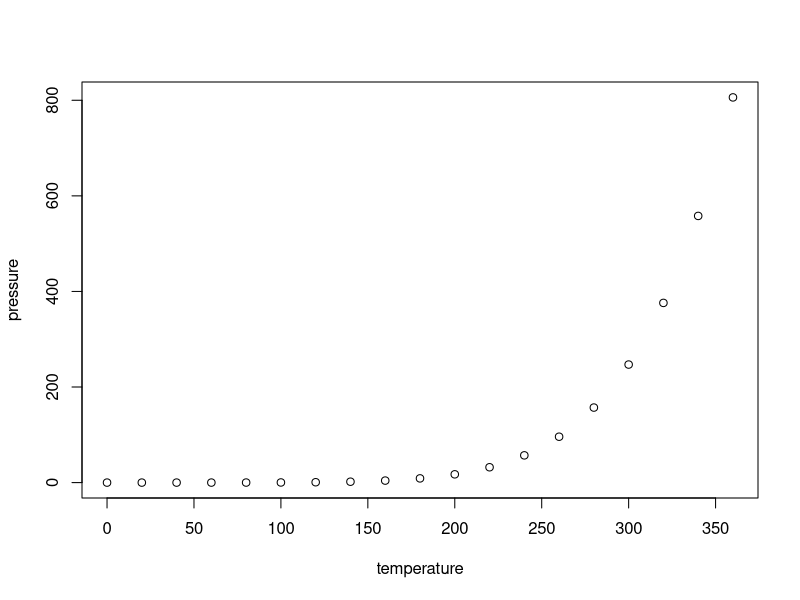
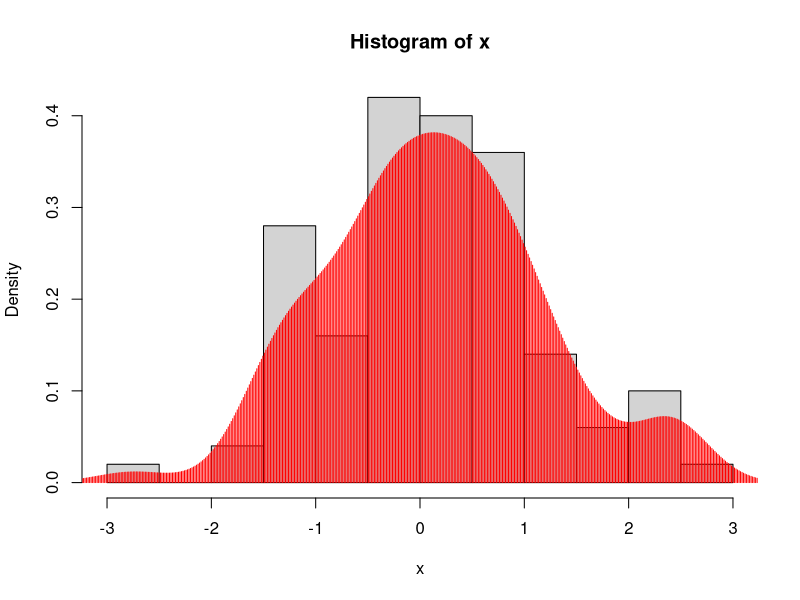
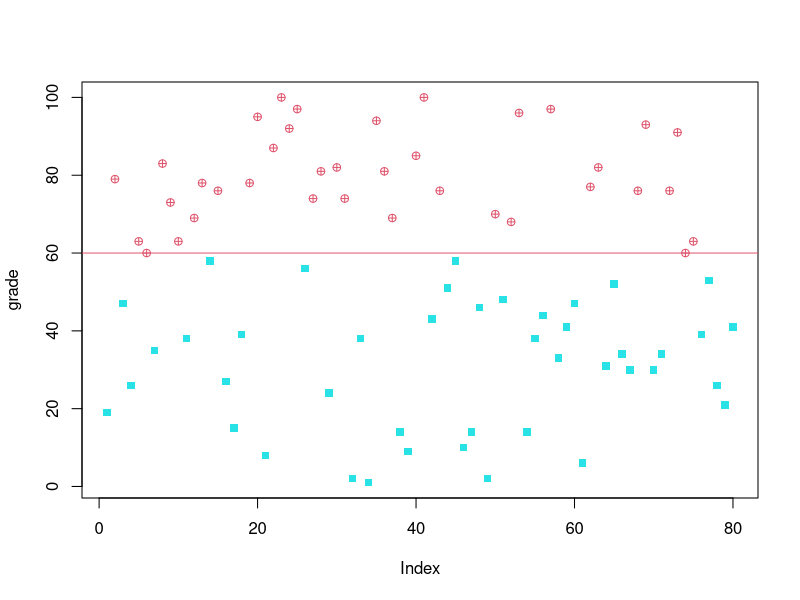

Generate these figures, in order, with R:
## ---- chunk 1
knitr::opts_chunk$set(echo = TRUE)
## ---- chunk 2
summary(cars)
## ---- chunk 3
plot(pressure)
## ---- chunk 4
x=rnorm(100)
hist(x,probability=T)
lines(density(x), type='h',col='red')
shapiro.test(x)
## ---- chunk 5
grade=sample(0:100,80,replace=T)
plot(grade,col=ifelse(grade>=60,2,5)
     ,pch=ifelse(grade>=60,10,15))
abline(h=60,col=2)
